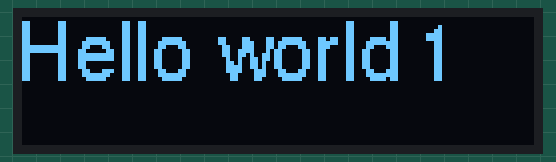
Bench run of a program on a simulated ESP32 board running MicroPython. Shown: 128×32 one-colour display. Library files of the repository ran but are not shown: ssd1306.py, freesans20.py, writer.py; what the program prints to the serial console is not drawn. At 0.0 s the program stops and its outputs stay as they are.

Above: at 0.1 s.

The program:

OLED_091inchSSD1306__I2C.py
```python
from machine import Pin, I2C
import ssd1306
import freesans20
import writer

# ESP32 Pin assignment
i2c = I2C(0,scl=Pin(6), sda=Pin(7))

oled_width = 128
oled_height = 32
oled = ssd1306.SSD1306_I2C(oled_width, oled_height, i2c)

font_writer = writer.Writer(oled, freesans20)
font_writer.set_textpos(0, 0)
font_writer.printstring('Hello world 1')
#font_writer.set_textpos(95, 30)
#font_writer.printstring("C")

#oled.text('Hello world 1',0, 0)
#oled.text('Hello world 2',0, 12)
#oled.text('Hello world 3',0, 24)
# oled.invert(True)
oled.show()
```
